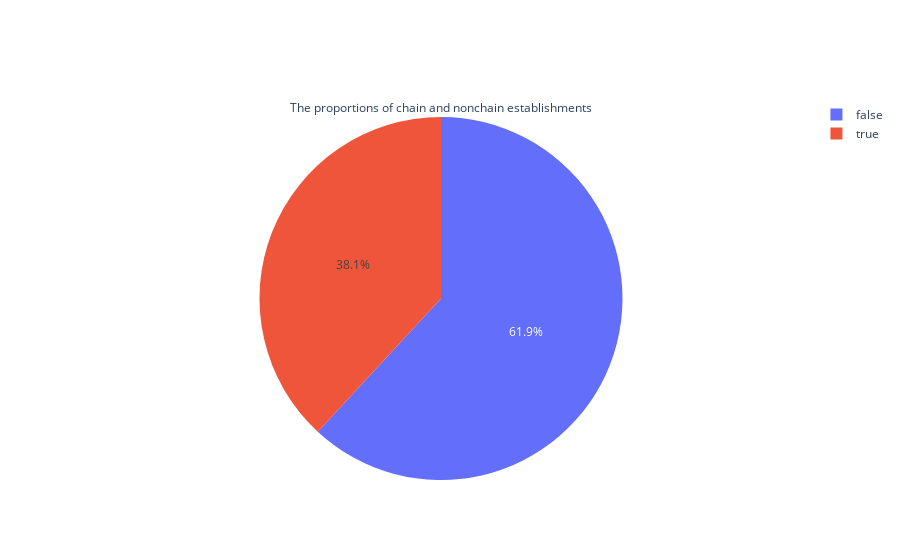

Notebook code cell kept with this figure:
### Markdown cell above
### The proportions of chain and nonchain establishments

### Code cell
fig = go.Figure(data=[go.Pie(labels=rest_data.chain.value_counts().index, values=rest_data.chain.value_counts(
),  title='The proportions of chain and nonchain establishments')])
fig.show()

### Figure 1 — Plotly figure (JSON) as saved in the notebook; plotly's stock layout.template omitted (floating-point values rounded to 4 significant figures)
{"data": [{"labels": [false, true], "title": {"text": "The proportions of chain and nonchain establishments"}, "type": "pie", "values": [5972, 3679]}], "layout": {}}
